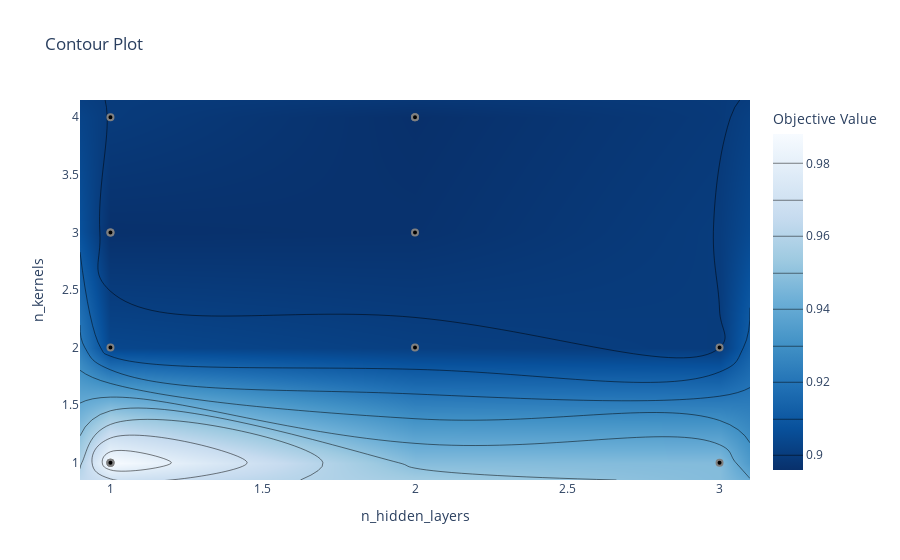

Here is the notebook cell this chart was saved with:
### Markdown cell above
The contour plot shows that only 1 convolutional layer performs worse. Apart from that, all combinations of layers perform similarly, which can be verified in the parallel coordinate plot.

The plot shows that performance does not increase significantly beyond a parsimonious model with 2 convolutional and 1 hidden layer.

### Code cell
study = runner.load_study("num_kernels_hidden_study")
plot_contour(study)

### Figure 1 — Plotly figure (JSON) as saved in the notebook; plotly's stock layout.template omitted (floating-point values rounded to 4 significant figures)
{"data": [{"colorbar": {"title": {"text": "Objective Value"}}, "colorscale": [[0, "rgb(247,251,255)"], [0.125, "rgb(222,235,247)"], [0.25, "rgb(198,219,239)"], [0.375, "rgb(158,202,225)"], [0.5, "rgb(107,174,214)"], [0.625, "rgb(66,146,198)"], [0.75, "rgb(33,113,181)"], [0.875, "rgb(8,81,156)"], [1, "rgb(8,48,107)"]], "connectgaps": true, "contours": {"coloring": "heatmap"}, "hoverinfo": "none", "line": {"smoothing": 1.3}, "reversescale": true, "type": "contour", "x": [0.9, 1, 2, 3, 3.1], "y": [0.85, 1, 2, 3, 4, 4.15], "z": [[NaN, NaN, NaN, NaN, NaN], [NaN, 0.988, NaN, 0.9474, NaN], [NaN, 0.9037, 0.9012, 0.8999, NaN], [NaN, 0.8961, 0.8967, NaN, NaN], [NaN, 0.8997, 0.8959, NaN, NaN], [NaN, NaN, NaN, NaN, NaN]]}, {"marker": {"color": "black", "line": {"color": "Gray", "width": 2}}, "mode": "markers", "name": "Feasible Trial", "showlegend": false, "type": "scatter", "x": [2, 3, 3, 1, 2, 1, 1, 1, 1, 1, 2, 2, 1], "y": [3, 1, 2, 3, 2, 1, 1, 1, 3, 4, 4, 4, 2]}, {"marker": {"color": "#cccccc", "line": {"color": "Gray", "width": 2}}, "mode": "markers", "name": "Infeasible Trial", "showlegend": false, "type": "scatter", "x": [], "y": []}], "layout": {"title": {"text": "Contour Plot"}, "xaxis": {"range": [0.9, 3.1], "title": {"text": "n_hidden_layers"}}, "yaxis": {"range": [0.85, 4.15], "title": {"text": "n_kernels"}}}}
